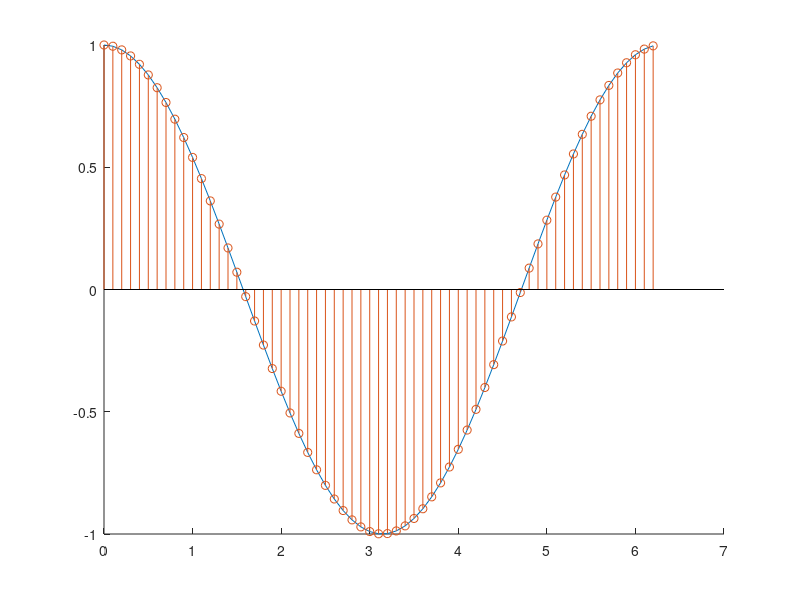

This chart was generated by the following MATLAB code:
% Aditya Badayalya, 510819056, Assignment 1
clc;clear;
x = (0:0.1:2*pi); %start time: 1/frequency: stop
y = cos(x);
hold on
plot(x,y);
stem(x,y);
hold off